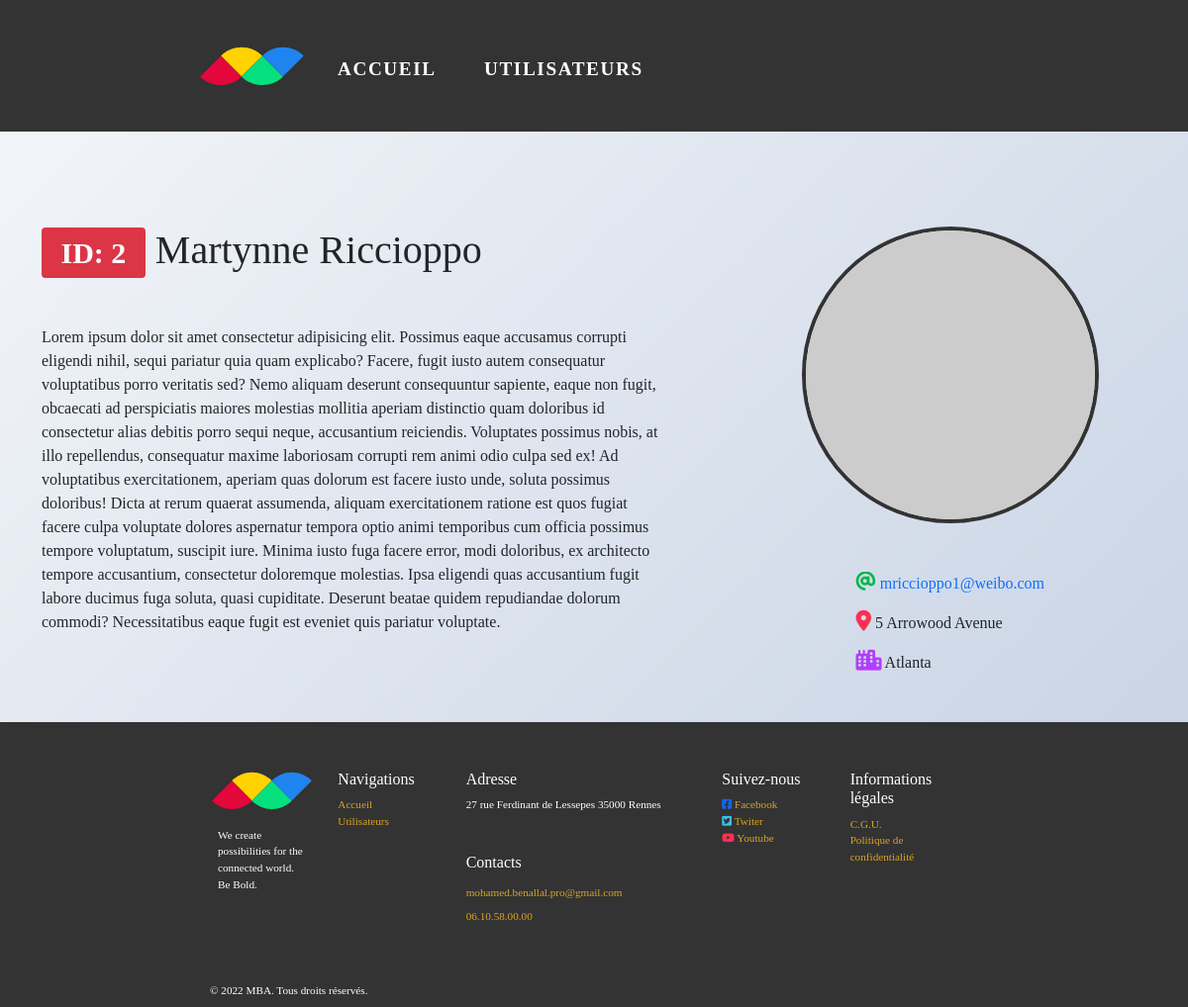
Page /index.php?url=contact&id=2 on the committed database.
### tables this page shows
create table users (
	id INT,
	first_name VARCHAR(50),
	last_name VARCHAR(50),
	email VARCHAR(50),
	city VARCHAR(50),
	street VARCHAR(250),
	avatar VARCHAR(250)
);

### Controllers/ContactController.php (called while the page is built)
<?php
require_once dirname(__DIR__) . '/models/Users.php';
$user = findUserById($_GET['id']);
require_once dirname(__DIR__) . '/views/contact.phtml';

### router/router.php (called while the page is built, shortened)
<?php
function router($path)
{
    $routeExist = array_key_exists($path, ALLOWED_ROUTES);
    if ($routeExist) {
        require_once dirname(__DIR__) . '/' . BASE_CONTROLLER . $path . 'Controller.php';
        $content = ob_get_clean();
    }
    return $content;
}

### public/index.php (called while the page is built)
<?php
require_once dirname(__DIR__) . '/router/router.php';
$path = $_GET['url'] ?? DEFAULT_PATH;
$content = router($path);
require_once dirname(__DIR__) . '/views/layout.phtml';

### models/Users.php (called while the page is built, shortened)
<?php
function findUserById(int $id): object
{
    $connect = getPDO();
    $request = $connect->prepare(
        "SELECT * FROM users WHERE id = :id"
    );
    $request->execute(
        [
            ':id' => $id
        ]
    );
    return $request->fetch();
}

### views/contact.phtml (the view)
<div class="user col-md-12 d-flex row justify-content-between mt-5">
    <div class="user_name col-md-7">
        <h1 class="mb-5"><span class="badge bg-danger">ID: <?=  htmlspecialchars($user->id) ?></span> <?=  htmlspecialchars($user->first_name . ' ' . $user->last_name) ?></h2>
            <div class="user_info mr-5">
                <p>Lorem ipsum dolor sit amet consectetur adipisicing elit. Possimus eaque accusamus corrupti eligendi nihil, sequi pariatur quia quam explicabo? Facere, fugit iusto autem consequatur voluptatibus porro veritatis sed? Nemo aliquam deserunt consequuntur sapiente, eaque non fugit, obcaecati ad perspiciatis maiores molestias mollitia aperiam distinctio quam doloribus id consectetur alias debitis porro sequi neque, accusantium reiciendis. Voluptates possimus nobis, at illo repellendus, consequatur maxime laboriosam corrupti rem animi odio culpa sed ex! Ad voluptatibus exercitationem, aperiam quas dolorum est facere iusto unde, soluta possimus doloribus! Dicta at rerum quaerat assumenda, aliquam exercitationem ratione est quos fugiat facere culpa voluptate dolores aspernatur tempora optio animi temporibus cum officia possimus tempore voluptatum, suscipit iure. Minima iusto fuga facere error, modi doloribus, ex architecto tempore accusantium, consectetur doloremque molestias. Ipsa eligendi quas accusantium fugit labore ducimus fuga soluta, quasi cupiditate. Deserunt beatae quidem repudiandae dolorum commodi? Necessitatibus eaque fugit est eveniet quis pariatur voluptate.</p>
            </div>
    </div>
    <div class="user_contact col-md-4 offset-1">
        <img src="<?=  htmlspecialchars($user->avatar) ?>" alt="">
        <div class="mt-5">
            <a class="hvr-underline-from-center" href="mailto:<?=  htmlspecialchars($user->email) ?> "><i class="fa-solid fa-at i-email"></i> <?=  htmlspecialchars($user->email) ?></a>
            <p><i class="fa-solid fa-location-dot i-street"></i> <?=  htmlspecialchars($user->street) ?></p>
            <p><i class="fa-solid fa-city i-city"></i> <?=  htmlspecialchars($user->city) ?></p>
        </div>
    </div>
</div>

### assets/css/style.css (style rules this page uses)
body { display: flex; flex-direction: column; min-height: 100vh; font-family: "Fira Code" !important; background-image: linear-gradient(135deg, #f5f7fa 0%, #c3cfe2 100%) !important; }
.user_contact { display: flex; flex-direction: column; justify-content: flex-start; align-items: center; }
.user_contact img { background-image: linear-gradient(120deg, #fdfbfb 0%, #ebedee 100%); border-radius: 50%; border: 4px solid #333; width: 300px !important; }
.user_contact a { text-decoration: none; }
.user_contact p { margin: 1rem 0 0; }
.user_contact i { font-size: 1.3rem; }
.i-email { color: #00b74a; }
.i-street { color: #f93154; }
.i-city { color: #b23cfd; }

### rows in the picture
users: id "2", first_name+last_name "Martynne Riccioppo", email "mriccioppo1@weibo.com", street "5 Arrowood Avenue", city "Atlanta"
